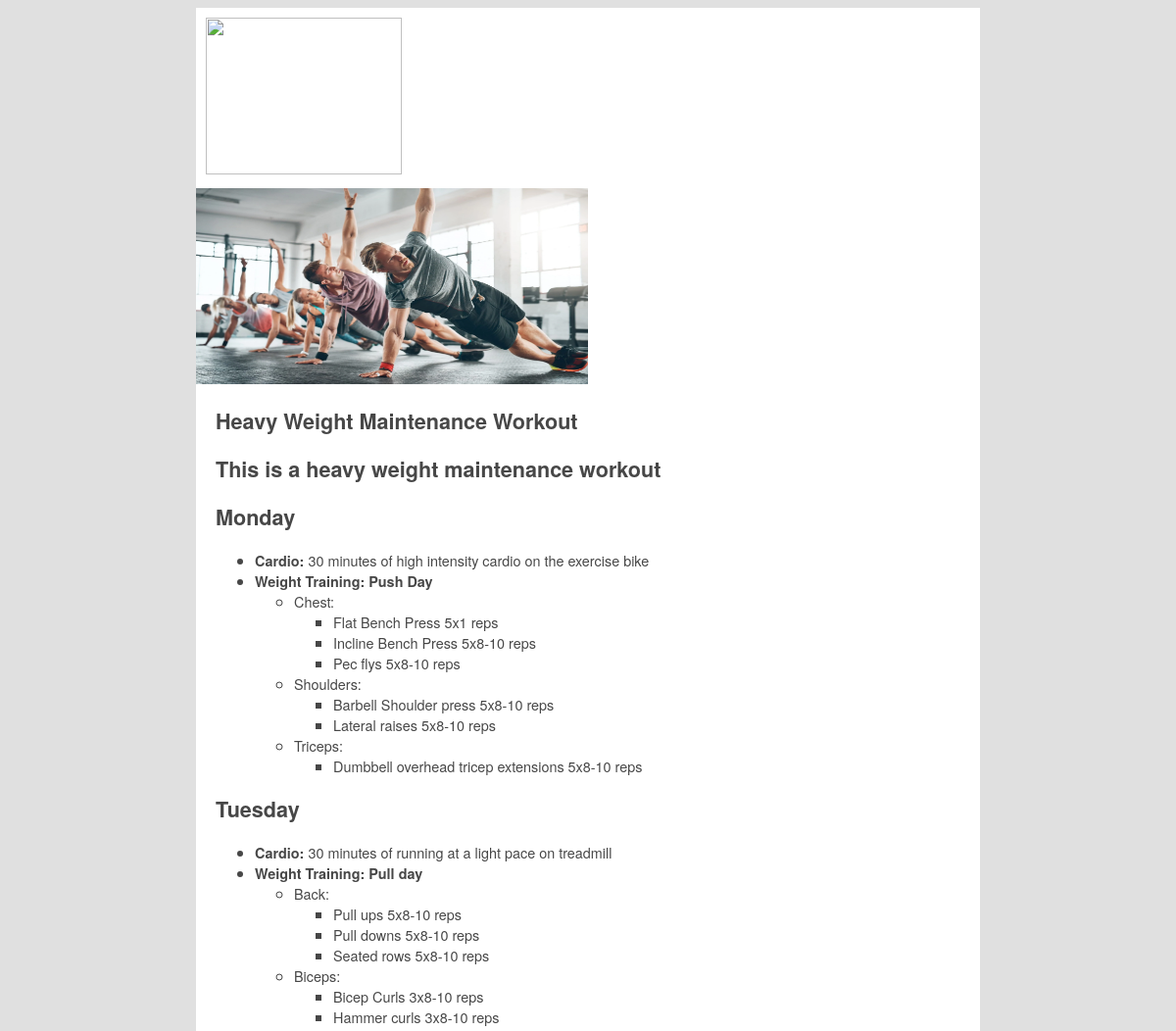
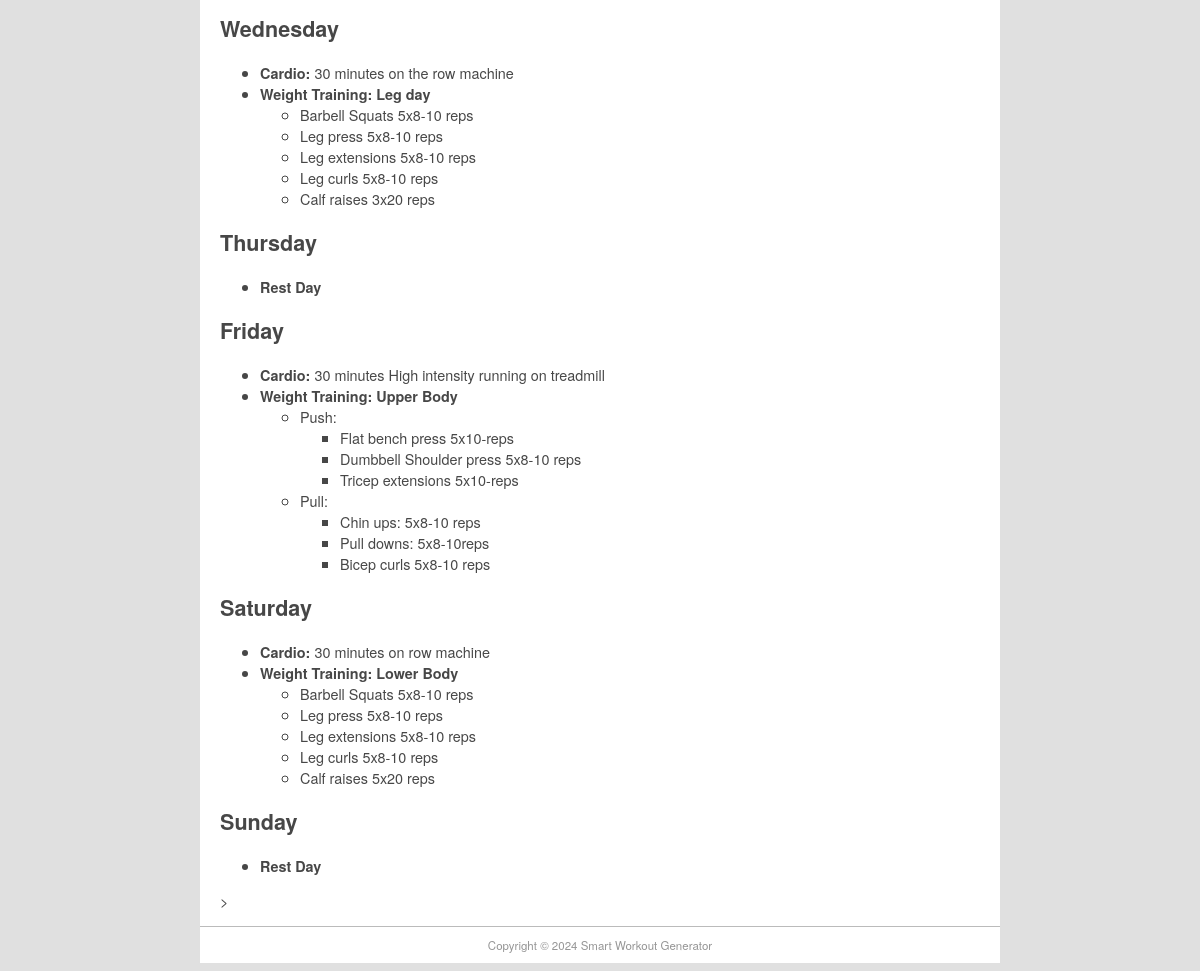
/weight_maintain_heavy/, run on the app's committed database (2 pictures, top to bottom).
### pages/models.py (models this page shows, shortened)
class Page(models.Model):
    title = models.CharField(max_length=60)
    permalink = models.CharField(max_length=50, unique=True)
    bodytext = models.TextField('Page Content', blank=True)

### pages/views.py (the view)
# urls.py: path("weight_maintain_heavy/", views.weight_maintain_heavy, name="weight_maintain_heavy"),
def weight_maintain_heavy(request):
    pg = Page.objects.get(permalink='/weight_maintain_heavy')
    context = {
	'title': pg.title,
	'content': pg.bodytext
    }
    return render(request, 'base.html', context)

### LHJ_group_project_test/templates/base.html (shortened to what this page needs)
{% load static %}
<!doctype html>
<html>
    <head>
        <link href="{% static 'main.css' %}" rel="stylesheet" type="text/css">
    </head>
    <body>
    <div id="wrapper">
        <header id="header">
            <div id="logo"><img src="{% static 'gym3.png' %}" width="200" height="160" alt=""/></div>
            <div id="topbanner"><img src="{% static 'gym4.webp' %}" width="400" height="200" alt=""/></div>
        </header>
        <section id="main">
            <h1>{{ title }}</h1>
            {% autoescape off %}
            <p>{{ content}}</p>
            {% endautoescape %}
        </section>
        <footer id="footer">Copyright &copy; 2024 Smart Workout Generator</footer>
    </div>
    </body>
</html>

### LHJ_group_project_test/static/main.css (style rules this page uses)
#header { border-style: none; width: 800px; height: auto; }
#wrapper { margin-top: 0px; margin-left: auto; margin-right: auto; background-color: #FFFFFF; width: 800px; }
body { background-color: #E0E0E0; font-family: Gotham, "Helvetica Neue", Helvetica, Arial, sans-serif; font-size: 0.9em; text-align: justify; color: #474747; }
#footer { text-align: center; font-size: 0.8em; margin-top: 5px; padding-top: 10px; padding-bottom: 10px; background-color: #FFFFFF; border-top: thin solid #BBBBBB; clear: both; color: #969696; }
#main { width: 560px; float: left; margin-left: 20px; margin-right: 10px; padding-right: 10px; }
#logo { padding: 10px; }

### data on the page
Page: title "Heavy Weight Maintenance Workout", bodytext "This is a heavy weight maintenance workout Monday Cardio: 30 minutes of high intensity cardio on the exercise bike Weight Training: Push Day Chest: Flat Bench Press 5x1 reps Incline Bench Press 5x8-10 reps Pec flys 5x8-10 reps Shoulders: Barbell Shoulder press 5x8-10 reps Lateral raises 5x8-10 reps Triceps: Dumbbell overhead tricep extensions 5x8-10 reps Tuesday Cardio: 30 minutes of running at a light pace on treadmill Weight Training: Pull day Back: Pull ups 5x8-10 reps Pull downs 5x8-10 reps Seated rows 5x8-10 reps Biceps: Bicep Curls 3x8-10 reps Hammer curls 3x8-10 reps Wednesday Cardio: 30 minutes on the row machine Weight Training: Leg day Barbell Squats 5x8-10 reps Leg press 5x8-10…"
